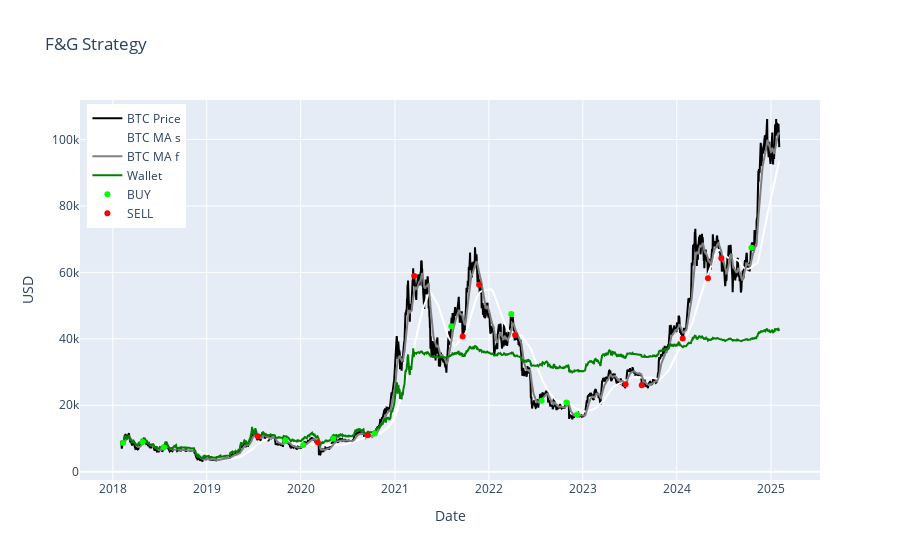
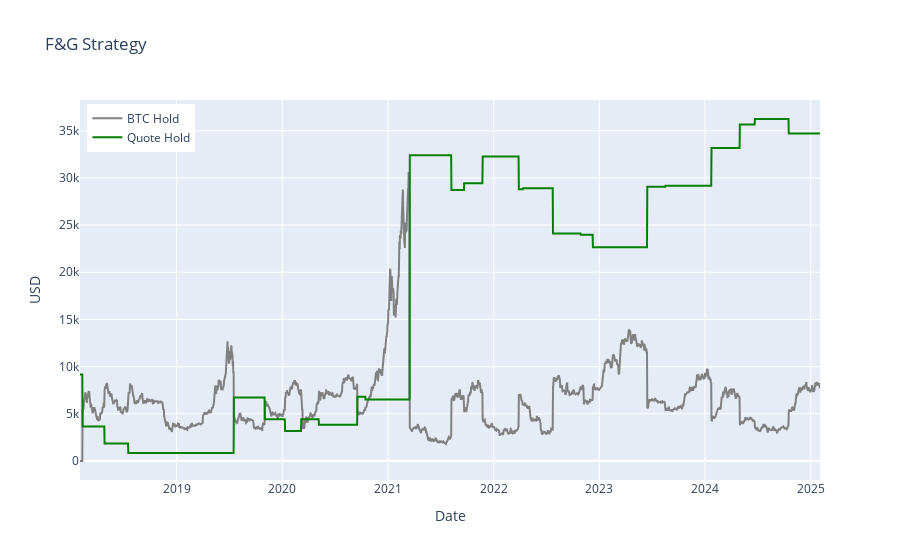

Notebook cell for these charts, in order:
### Markdown cell above
Estrategia 2

### Code cell
cash = df['BTC'].loc[0]
wallet = cash
quote = wallet
base = 0.0
df['quote'] = None
df['base']  = None
df['buy'] = None
df['sell'] = None
threshold = 1
start = False

df['BTC_ma_s'] = df['BTC'].rolling(window=100).mean()
df['BTC_ma_f'] = df['BTC'].ewm(alpha=0.1, adjust=False).mean()

pre_stage = 0
for i,row in df.iterrows():
	oper = 0
	to_hold_perc = map(row['fng_ma_s'],90,10,20,100)
	buyed_usd = base*row['BTC']
	to_hold_usd = wallet*(to_hold_perc/100)
	
	#Si estoy holdeando mas de lo que indica F&G -> vender
	if row['fng_alpha_cross'] == -1 and buyed_usd > to_hold_usd*(1+threshold/100):
		to_sell_usd = buyed_usd - to_hold_usd
		to_sell_base = to_sell_usd/row['BTC']
		if base>=to_sell_base:
			base -= to_sell_base
			quote += to_sell_usd
			oper = -1
		
	#Si estoy holdeando menos de lo que indica F&G -> comprar
	if row['fng_alpha_cross'] == 1  and buyed_usd < to_hold_usd*(1-threshold/100):
		to_buy_usd = to_hold_usd - buyed_usd
		if quote>=to_buy_usd:
			base += to_buy_usd/row['BTC']
			quote -= to_buy_usd
			oper = 1

	
	df.at[i,'base'] = base
	df.at[i,'quote'] = quote
	if oper > 0:
		df.at[i,'buy'] = row['BTC']
	elif oper < 0:
		df.at[i,'sell'] = row['BTC']    
	if row['stage'] == 1 or row['stage']== -1:
		pre_stage = 0
	else:
		pre_stage = row['stage']  

df['wallet'] = df['quote'] + df['base']*df['BTC']
days = df['datetime'].count()
pnl_month = (((df['wallet'].iloc[-1]-df['wallet'].iloc[0])/days)*30) / df['wallet'].iloc[0]
print('Days',days,'BUY',df[df['buy']>0]['buy'].count(),'SELL',df[df['sell']>0]['sell'].count())
print('PNL x Month',round(pnl_month*100,2))

# Crear la figura
fig = go.Figure()
fig.add_trace(go.Scatter(x=df['datetime'], y=df['BTC'], mode='lines', line=dict(color='black'),name='BTC Price'))
fig.add_trace(go.Scatter(x=df['datetime'], y=df['BTC_ma_s'], mode='lines', line=dict(color='white'),name='BTC MA s'))
fig.add_trace(go.Scatter(x=df['datetime'], y=df['BTC_ma_f'], mode='lines', line=dict(color='gray'),name='BTC MA f'))
fig.add_trace(go.Scatter(x=df['datetime'], y=df['wallet'], mode='lines', line=dict(color='green'),name='Wallet'))
fig.add_trace(go.Scatter(x=df['datetime'], y=df['buy'], mode='markers', line=dict(color='#00ff00'),name='BUY'))
fig.add_trace(go.Scatter(x=df['datetime'], y=df['sell'], mode='markers', line=dict(color='#ff0000'),name='SELL'))
fig.update_layout(title="F&G Strategy",xaxis=dict(title='Date'),yaxis=dict(title='USD'),legend=dict(x=0.01, y=0.99),)
fig.show()

# Crear la figura
fig = go.Figure()
fig.add_trace(go.Scatter(x=df['datetime'], y=(df['base']*df['BTC']), mode='lines', line=dict(color='gray'),name='BTC Hold'))
fig.add_trace(go.Scatter(x=df['datetime'], y=df['quote'], mode='lines', line=dict(color='green'),name='Quote Hold'))
fig.update_layout(title="F&G Strategy",xaxis=dict(title='Date'),yaxis=dict(title='USD'),legend=dict(x=0.01, y=0.99),)
fig.show()

### Figure 1 — Plotly figure (JSON) as saved in the notebook; plotly's stock layout.template omitted (floating-point values rounded to 4 significant figures; data arrays with more than 128 entries replaced by an {"elided": "..."} marker saying what was removed)
{"data": [{"line": {"color": "black"}, "mode": "lines", "name": "BTC Price", "type": "scatter", "x": {"elided": "2555 str values"}, "y": {"elided": "2555 float values"}}, {"line": {"color": "white"}, "mode": "lines", "name": "BTC MA s", "type": "scatter", "x": {"elided": "2555 str values"}, "y": {"elided": "2555 float values"}}, {"line": {"color": "gray"}, "mode": "lines", "name": "BTC MA f", "type": "scatter", "x": {"elided": "2555 str values"}, "y": {"elided": "2555 float values"}}, {"line": {"color": "green"}, "mode": "lines", "name": "Wallet", "type": "scatter", "x": {"elided": "2555 str values"}, "y": {"elided": "2555 float values"}}, {"line": {"color": "#00ff00"}, "mode": "markers", "name": "BUY", "type": "scatter", "x": {"elided": "2555 str values"}, "y": {"elided": "2555 float values"}}, {"line": {"color": "#ff0000"}, "mode": "markers", "name": "SELL", "type": "scatter", "x": {"elided": "2555 str values"}, "y": {"elided": "2555 float values"}}], "layout": {"legend": {"x": 0.01, "y": 0.99}, "title": {"text": "F&G Strategy"}, "xaxis": {"title": {"text": "Date"}}, "yaxis": {"title": {"text": "USD"}}}}

### Figure 2 — Plotly figure (JSON) as saved in the notebook; plotly's stock layout.template omitted (floating-point values rounded to 4 significant figures; data arrays with more than 128 entries replaced by an {"elided": "..."} marker saying what was removed)
{"data": [{"line": {"color": "gray"}, "mode": "lines", "name": "BTC Hold", "type": "scatter", "x": {"elided": "2555 str values"}, "y": {"elided": "2555 float values"}}, {"line": {"color": "green"}, "mode": "lines", "name": "Quote Hold", "type": "scatter", "x": {"elided": "2555 str values"}, "y": {"elided": "2555 float values"}}], "layout": {"legend": {"x": 0.01, "y": 0.99}, "title": {"text": "F&G Strategy"}, "xaxis": {"title": {"text": "Date"}}, "yaxis": {"title": {"text": "USD"}}}}
